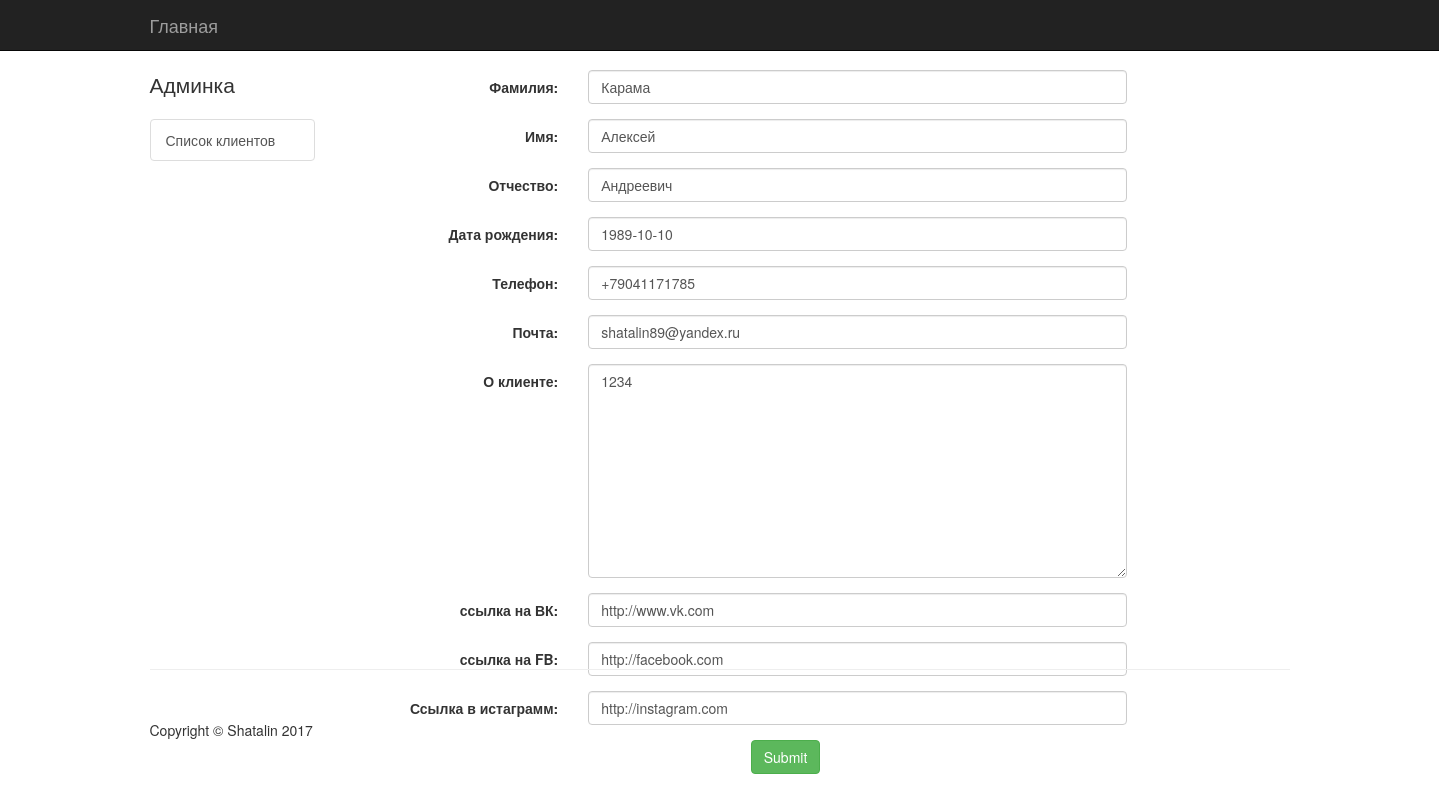
The page /clients/edit/1/ on the database its author committed.
### clients_base/models.py (models this page shows, shortened)
class Clients(models.Model):
    class Meta:
        db_table = 'clients'
    last_name = models.CharField(max_length=30)
    first_name = models.CharField(max_length=30)
    middle_name = models.CharField(max_length=30, blank=True)
    date_birthday = models.DateField(blank=True)
    phone = PhoneNumberField(blank=True)
    email = models.EmailField(blank=True)
    description = models.TextField(max_length=300, blank=True)
    vk_id = models.URLField(blank=True, null=True)
    fb_id = models.URLField(blank=True, null=True)
    insta_id = models.URLField(blank=True, null=True)
    date_add = models.DateTimeField(default=timezone.now)

### clients_base/views.py (the view)
# urls.py: url(r'^edit/(?P<clients_id>\d+)/$', views.edit_client, name='edit_client'),
def edit_client(request, clients_id=None):
    client = get_object_or_404(models.Clients, id=clients_id)
    if request.method == "POST":
        form = forms.ClientForm(request.POST, instance=client)
        if form.is_valid():
            form.save()
            return HttpResponseRedirect('/clients/')
    else:
        form = forms.ClientForm(instance=client)
    return render(request, 'edit_client.html', {'form': form, 'client': client})

### clients_base/templates/edit_client.html (shortened to what this page needs)
{% extends 'main.html' %}
{% load staticfiles %}
{% block content %}
<div class="col-md-10">
    <form class="form-horizontal" method="post" action="{% url 'edit_client' client.id %}">
        {% include 'inc-client.html' %}
    </form>
</div>
{% endblock %}

### main_helper/templates/main.html (shortened to what this page needs)
<!DOCTYPE html>
{% load staticfiles %}
<html lang="en">
<head>
        {% block css %}
        <link href="{% static 'css/bootstrap.min.css' %}" rel="stylesheet">
        <link href="{% static 'css/shop-homepage.css' %}" rel="stylesheet">
        {% endblock %}
</head>
<body>
    {% block menu %}
    <nav class="navbar navbar-inverse navbar-fixed-top" role="navigation">
        <div class="container">
            <div class="navbar-header">
                <a class="navbar-brand" href="/">Главная</a>
            </div>
        </div>
    </nav>
    {% endblock %}
    <div class="container">
        <div class="row">
            {% block category %}
                {% include 'inc-category.html' %}
            {% endblock %}
            {% block content %}
            {% endblock %}
        </div>
    </div>
    {% block footer %}
      <div class="container navbar-fixed-bottom">
        <hr>
        <footer>
            <div class="row ">
                <div class="col-lg-12">
                    <p>Copyright &copy; Shatalin 2017</p>
                </div>
            </div>
        </footer>
    </div>
    {% endblock %}
</body>
</html>

### main_helper/templates/inc-category.html
<div class="col-md-2">
    <p class="lead">Админка</p>
    <div class="list-group">
        <a href="/clients/" class="list-group-item">Список клиентов</a>
    </div>
</div>

### clients_base/templates/inc-client.html (shortened to what this page needs)
{% for field in form %}
 <div class="form-group">
     <label class="control-label col-sm-3">{{ field.label }}:</label>
     <div class="col-sm-7">
        {{ field }}
     </div>
 </div>
{% endfor %}
<div class="form-group">
    <div class="col-sm-offset-5 col-sm-10">
      <button type="submit" class="btn btn-success">Submit</button>
    </div>
</div>

### static/css/shop-homepage.css (style rules this page uses)
body { padding-top: 70px; }
footer { margin: 50px 0; }

### rows shown on the page
Clients: form "Карама" "Алексей" "Андреевич" "1989-10-10" "+79041171785" "shatalin89@yandex.ru" "1234" "http://www.vk.com" "http://facebook.com" "http://instagram.com"

### other values the page prints
{{ field.label }} "Фамилия" "Имя" "Отчество" "Дата рождения" "Телефон" "Почта" "О клиенте" "ссылка на ВК" "ссылка на FB" "Ссылка в истаграмм"
